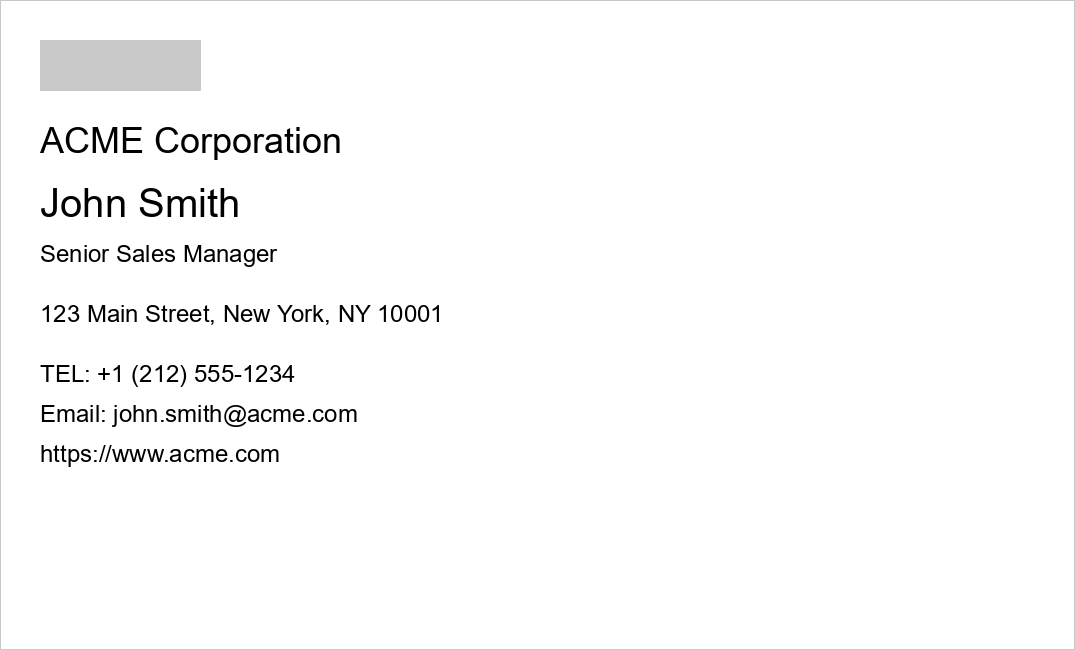
#> input picture samples/english_card.png, 1075 x 650 px
$ python -i ocr.py   (imports and definitions only)
#> lines starting #> are read from the running program, lines starting #| are printed output that depends on the picture; after the words box and inside, x2 and y2 are one past the last pixel; in counts of white or black regions, pixels touching at a corner belong together
#> further down, picture is the input picture: shape (650, 1075, 3); min 0, max 255, mean 250
"""
OCR処理を行うモジュール：
- 画像から文字を抽出する機能を提供
- 複数の前処理と言語設定を適用し、名刺の認識精度を向上
"""

import os
import logging
import cv2
import numpy as np
import pytesseract
from datetime import datetime
from .constants import PROCESSED_IMAGES_DIR, SAVE_IMAGES, TESSERACT_CMD_PATH

# Tesseractコマンドのパスを環境変数から取得
# [1 line that did not run here, left out]

# ロガーを設定
logger = logging.getLogger(__name__)

def preprocess_image(image):
    """
    OCR認識精度向上のための画像前処理を実行

    Args:
        image (numpy.ndarray): 入力画像

    Returns:
        dict: 処理済み画像の辞書
    """
    try:
        # 元の画像のコピーを作成
        original = image.copy()

        # グレースケールに変換
        gray = cv2.cvtColor(image, cv2.COLOR_BGR2GRAY)

        # ノイズ除去（バイラテラルフィルタ）
        denoise = cv2.bilateralFilter(gray, 9, 75, 75)

        # 二値化（通常の閾値処理）
        _, binary = cv2.threshold(denoise, 0, 255, cv2.THRESH_BINARY + cv2.THRESH_OTSU)
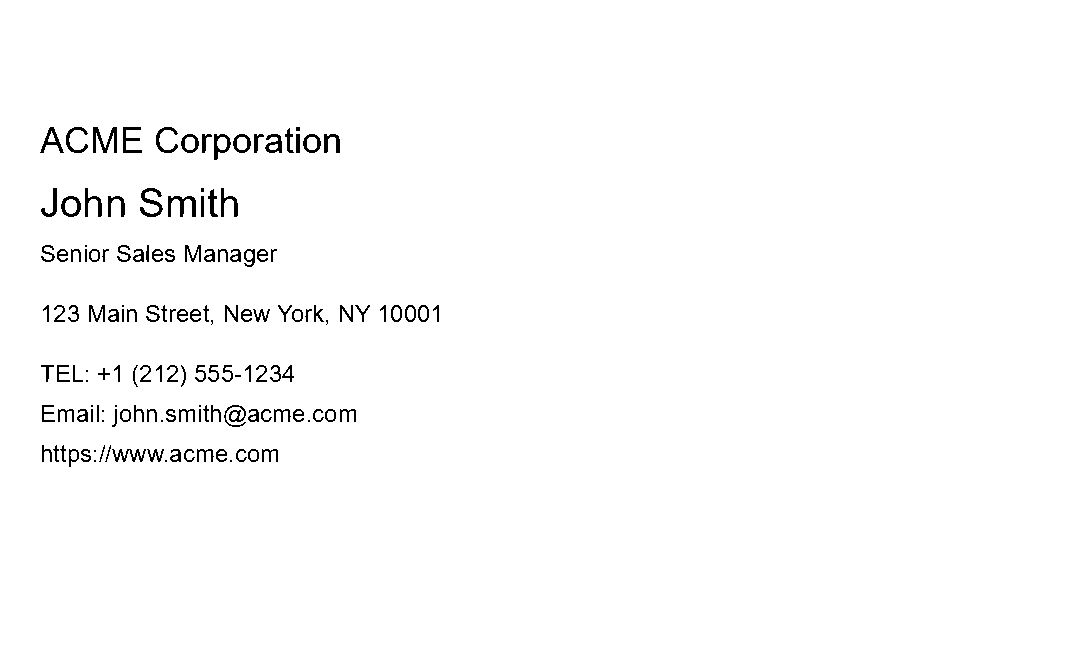
#> binary: shape (650, 1075); 98.4% white; black in thin lines or dots, all inside (x1, y1, x2, y2) = (40, 127, 439, 467)

        # 適応的二値化（局所的な閾値を使用）
        adaptive_binary = cv2.adaptiveThreshold(
            denoise, 255, cv2.ADAPTIVE_THRESH_GAUSSIAN_C, cv2.THRESH_BINARY, 11, 2
        )
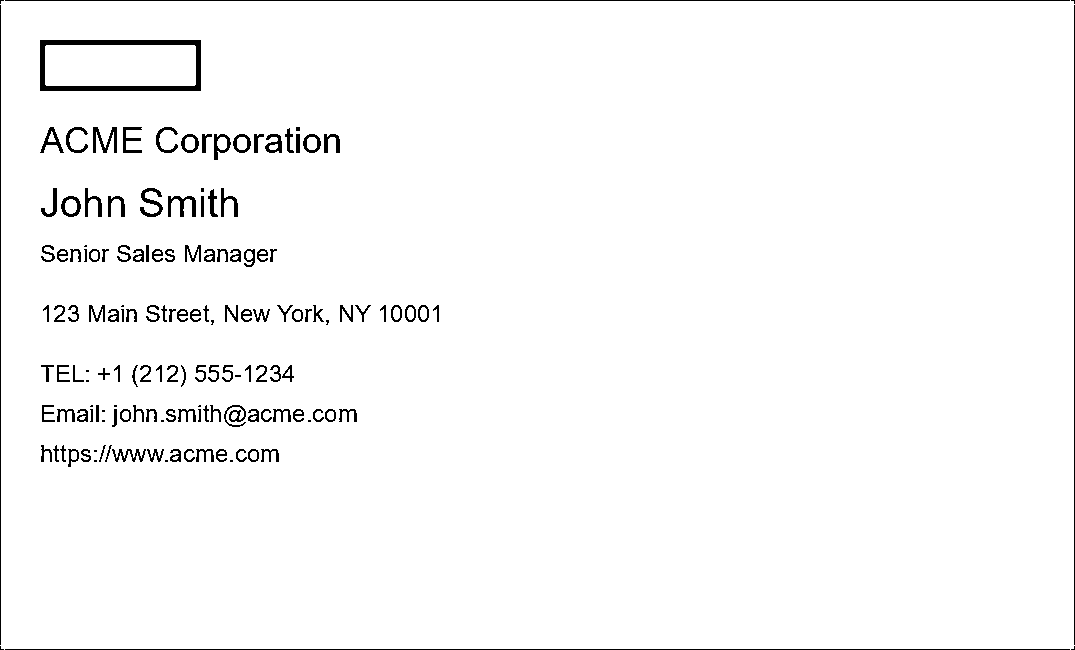
#> adaptive_binary: shape (650, 1075); 97.6% white; 153 black regions (24 under 20 px), largest, box (x1, y1, x2, y2) and area: (40, 40, 201, 91) 2024, (5, 0, 1070, 1) 1065, (5, 649, 1070, 650) 1065

        # モルフォロジー演算（ノイズ除去とテキスト領域の強調）
        kernel = np.ones((1, 1), np.uint8)
        morph = cv2.morphologyEx(adaptive_binary, cv2.MORPH_CLOSE, kernel)

        return {
            "original": original,
            "gray": gray,
            "denoise": denoise,
            "binary": binary,
            "adaptive": adaptive_binary,
            "morph": morph
        }
    except Exception as e:
        logger.error(f"画像の前処理中にエラーが発生しました: {str(e)}")
        return {"original": image}

# [101 lines left out: functions extract_text_from_image, save_processed_images_to_disk, not called in this run]

>>> import cv2
>>> picture = cv2.imread('../samples/english_card.png')
>>> result = preprocess_image(picture)
#> result = 6 items
